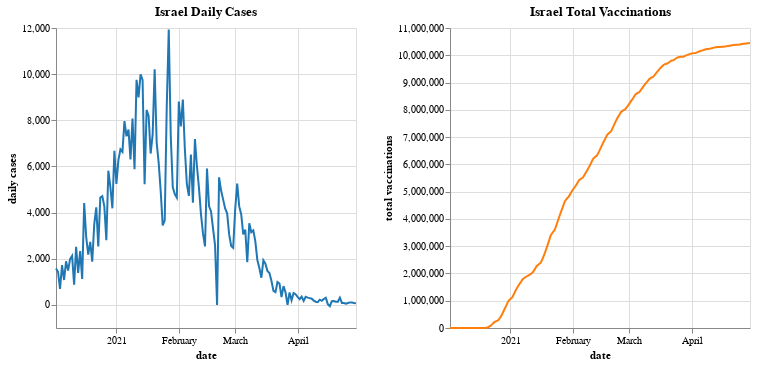

This figure's notebook cell:
### Markdown cell above
### Israel (Dec 2020 - Apr 2021)

### Code cell
draw_sidebyside('Israel')

### Figure 1 — Vega-Lite specification as saved in the notebook (floating-point values rounded to 4 significant figures; data arrays with more than 128 entries replaced by an {"elided": "..."} marker saying what was removed)
{"config": {"view": {"continuousWidth": 400, "continuousHeight": 300}}, "hconcat": [{"mark": {"type": "line", "color": "#1F77B4"}, "encoding": {"x": {"type": "temporal", "field": "date"}, "y": {"type": "quantitative", "field": "daily cases"}}, "height": 300, "title": "Israel Daily Cases", "width": 300}, {"mark": {"type": "line", "color": "#FF7F0E"}, "encoding": {"x": {"type": "temporal", "field": "date"}, "y": {"type": "quantitative", "field": "total vaccinations"}}, "height": 300, "title": "Israel Total Vaccinations", "width": 300}], "data": {"name": "data-87447abfc659be085f5b18da39012e55"}, "$schema": "https://vega.github.io/schema/vega-lite/v4.8.1.json", "datasets": {"data-87447abfc659be085f5b18da39012e55": {"elided": "150 records"}}}
